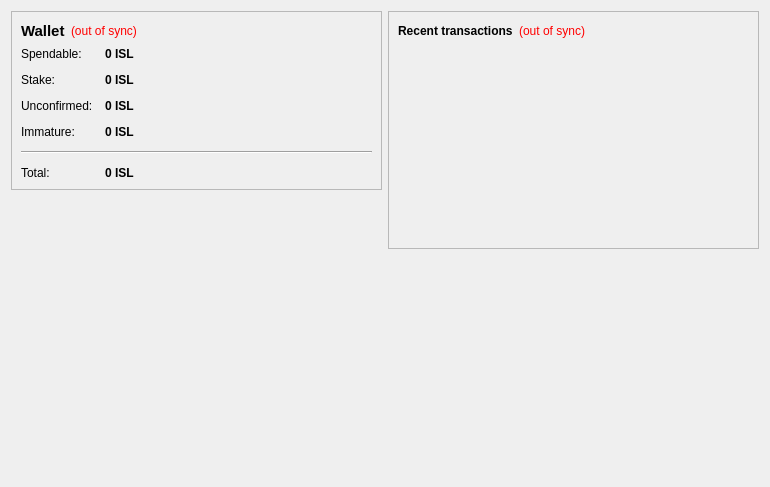
<?xml version="1.0" encoding="UTF-8"?>
<ui version="4.0">
 <class>OverviewPage</class>
 <widget class="QWidget" name="OverviewPage">
  <property name="geometry">
   <rect>
    <x>0</x>
    <y>0</y>
    <width>770</width>
    <height>487</height>
   </rect>
  </property>
  <property name="windowTitle">
   <string>Form</string>
  </property>
  <layout class="QHBoxLayout" name="horizontalLayout" stretch="1,1">
   <item>
    <layout class="QVBoxLayout" name="verticalLayout_2">
     <item>
      <widget class="QFrame" name="frame">
       <property name="frameShape">
        <enum>QFrame::StyledPanel</enum>
       </property>
       <property name="frameShadow">
        <enum>QFrame::Raised</enum>
       </property>
       <layout class="QVBoxLayout" name="verticalLayout_4">
        <item>
         <layout class="QHBoxLayout" name="horizontalLayout_4">
          <item>
           <widget class="QLabel" name="label_5">
            <property name="font">
             <font>
              <pointsize>11</pointsize>
              <weight>75</weight>
              <bold>true</bold>
             </font>
            </property>
            <property name="text">
             <string>Wallet</string>
            </property>
           </widget>
          </item>
          <item>
           <widget class="QLabel" name="labelWalletStatus">
            <property name="toolTip">
             <string>The displayed information may be out of date. Your wallet automatically synchronizes with the IslaCoin network after a connection is established, but this process has not completed yet.</string>
            </property>
            <property name="styleSheet">
             <string notr="true">QLabel { color: red; }</string>
            </property>
            <property name="text">
             <string notr="true">(out of sync)</string>
            </property>
            <property name="alignment">
             <set>Qt::AlignLeading|Qt::AlignLeft|Qt::AlignVCenter</set>
            </property>
           </widget>
          </item>
          <item>
           <spacer name="horizontalSpacer_2">
            <property name="orientation">
             <enum>Qt::Horizontal</enum>
            </property>
            <property name="sizeHint" stdset="0">
             <size>
              <width>40</width>
              <height>20</height>
             </size>
            </property>
           </spacer>
          </item>
         </layout>
        </item>
        <item>
         <layout class="QFormLayout" name="formLayout_2">
          <property name="fieldGrowthPolicy">
           <enum>QFormLayout::AllNonFixedFieldsGrow</enum>
          </property>
          <property name="horizontalSpacing">
           <number>12</number>
          </property>
          <property name="verticalSpacing">
           <number>12</number>
          </property>
          <item row="0" column="0">
           <widget class="QLabel" name="label">
            <property name="text">
             <string>Spendable:</string>
            </property>
           </widget>
          </item>
          <item row="0" column="1">
           <widget class="QLabel" name="labelBalance">
            <property name="font">
             <font>
              <weight>75</weight>
              <bold>true</bold>
             </font>
            </property>
            <property name="cursor">
             <cursorShape>IBeamCursor</cursorShape>
            </property>
            <property name="toolTip">
             <string>Your current spendable balance</string>
            </property>
            <property name="text">
             <string notr="true">0 ISL</string>
            </property>
            <property name="textInteractionFlags">
             <set>Qt::LinksAccessibleByMouse|Qt::TextSelectableByKeyboard|Qt::TextSelectableByMouse</set>
            </property>
           </widget>
          </item>
          <item row="1" column="0">
           <widget class="QLabel" name="label_6">
            <property name="text">
             <string>Stake:</string>
            </property>
           </widget>
          </item>
          <item row="1" column="1">
           <widget class="QLabel" name="labelStake">
            <property name="font">
             <font>
              <weight>75</weight>
              <bold>true</bold>
             </font>
            </property>
            <property name="cursor">
             <cursorShape>IBeamCursor</cursorShape>
            </property>
            <property name="toolTip">
             <string>Total of coins that was staked, and do not yet count toward the current balance</string>
            </property>
            <property name="text">
             <string notr="true">0 ISL</string>
            </property>
            <property name="textInteractionFlags">
             <set>Qt::LinksAccessibleByMouse|Qt::TextSelectableByKeyboard|Qt::TextSelectableByMouse</set>
            </property>
           </widget>
          </item>
          <item row="2" column="0">
           <widget class="QLabel" name="label_3">
            <property name="text">
             <string>Unconfirmed:</string>
            </property>
           </widget>
          </item>
          <item row="2" column="1">
           <widget class="QLabel" name="labelUnconfirmed">
            <property name="font">
             <font>
              <weight>75</weight>
              <bold>true</bold>
             </font>
            </property>
            <property name="cursor">
             <cursorShape>IBeamCursor</cursorShape>
            </property>
            <property name="toolTip">
             <string>Total of transactions that have yet to be confirmed, and do not yet count toward the current balance</string>
            </property>
            <property name="text">
             <string notr="true">0 ISL</string>
            </property>
            <property name="textInteractionFlags">
             <set>Qt::LinksAccessibleByMouse|Qt::TextSelectableByKeyboard|Qt::TextSelectableByMouse</set>
            </property>
           </widget>
          </item>
          <item row="3" column="0">
           <widget class="QLabel" name="labelImmatureText">
            <property name="text">
             <string>Immature:</string>
            </property>
           </widget>
          </item>
          <item row="3" column="1">
           <widget class="QLabel" name="labelImmature">
            <property name="font">
             <font>
              <weight>75</weight>
              <bold>true</bold>
             </font>
            </property>
            <property name="toolTip">
             <string>Mined balance that has not yet matured</string>
            </property>
            <property name="text">
             <string notr="true">0 ISL</string>
            </property>
            <property name="textInteractionFlags">
             <set>Qt::LinksAccessibleByMouse|Qt::TextSelectableByKeyboard|Qt::TextSelectableByMouse</set>
            </property>
           </widget>
          </item>
          <item row="4" column="0" colspan="2">
           <widget class="Line" name="line">
            <property name="orientation">
             <enum>Qt::Horizontal</enum>
            </property>
           </widget>
          </item>
          <item row="5" column="0">
           <widget class="QLabel" name="labelTotalText">
            <property name="text">
             <string>Total:</string>
            </property>
           </widget>
          </item>
          <item row="5" column="1">
           <widget class="QLabel" name="labelTotal">
            <property name="font">
             <font>
              <weight>75</weight>
              <bold>true</bold>
             </font>
            </property>
            <property name="cursor">
             <cursorShape>IBeamCursor</cursorShape>
            </property>
            <property name="toolTip">
             <string>Your current total balance</string>
            </property>
            <property name="text">
             <string notr="true">0 ISL</string>
            </property>
            <property name="textInteractionFlags">
             <set>Qt::LinksAccessibleByMouse|Qt::TextSelectableByKeyboard|Qt::TextSelectableByMouse</set>
            </property>
           </widget>
          </item>
         </layout>
        </item>
       </layout>
      </widget>
     </item>
     <item>
      <spacer name="verticalSpacer">
       <property name="orientation">
        <enum>Qt::Vertical</enum>
       </property>
       <property name="sizeHint" stdset="0">
        <size>
         <width>20</width>
         <height>40</height>
        </size>
       </property>
      </spacer>
     </item>
     <item>
      <widget class="QLabel" name="label_2">
       <property name="autoFillBackground">
        <bool>true</bool>
       </property>
       <property name="text">
        <string/>
       </property>
       <property name="pixmap">
        <pixmap resource="../bitcoin.qrc">:/icons/drmbg</pixmap>
       </property>
       <property name="scaledContents">
        <bool>false</bool>
       </property>
       <property name="margin">
        <number>0</number>
       </property>
      </widget>
     </item>
    </layout>
   </item>
   <item>
    <layout class="QVBoxLayout" name="verticalLayout_3">
     <item>
      <widget class="QFrame" name="frame_2">
       <property name="frameShape">
        <enum>QFrame::StyledPanel</enum>
       </property>
       <property name="frameShadow">
        <enum>QFrame::Raised</enum>
       </property>
       <layout class="QVBoxLayout" name="verticalLayout">
        <item>
         <layout class="QHBoxLayout" name="horizontalLayout_2">
          <item>
           <widget class="QLabel" name="label_4">
            <property name="text">
             <string>&lt;b&gt;Recent transactions&lt;/b&gt;</string>
            </property>
           </widget>
          </item>
          <item>
           <widget class="QLabel" name="labelTransactionsStatus">
            <property name="toolTip">
             <string>The displayed information may be out of date. Your wallet automatically synchronizes with the IslaCoin network after a connection is established, but this process has not completed yet.</string>
            </property>
            <property name="styleSheet">
             <string notr="true">QLabel { color: red; }</string>
            </property>
            <property name="text">
             <string notr="true">(out of sync)</string>
            </property>
            <property name="alignment">
             <set>Qt::AlignRight|Qt::AlignTrailing|Qt::AlignVCenter</set>
            </property>
           </widget>
          </item>
          <item>
           <spacer name="horizontalSpacer">
            <property name="orientation">
             <enum>Qt::Horizontal</enum>
            </property>
            <property name="sizeHint" stdset="0">
             <size>
              <width>40</width>
              <height>20</height>
             </size>
            </property>
           </spacer>
          </item>
         </layout>
        </item>
        <item>
         <widget class="QListView" name="listTransactions">
          <property name="styleSheet">
           <string notr="true">QListView { background: transparent; }</string>
          </property>
          <property name="frameShape">
           <enum>QFrame::NoFrame</enum>
          </property>
          <property name="verticalScrollBarPolicy">
           <enum>Qt::ScrollBarAlwaysOff</enum>
          </property>
          <property name="horizontalScrollBarPolicy">
           <enum>Qt::ScrollBarAlwaysOff</enum>
          </property>
          <property name="selectionMode">
           <enum>QAbstractItemView::NoSelection</enum>
          </property>
         </widget>
        </item>
       </layout>
      </widget>
     </item>
     <item>
      <spacer name="verticalSpacer_2">
       <property name="orientation">
        <enum>Qt::Vertical</enum>
       </property>
       <property name="sizeHint" stdset="0">
        <size>
         <width>20</width>
         <height>40</height>
        </size>
       </property>
      </spacer>
     </item>
    </layout>
   </item>
  </layout>
 </widget>
 <resources/>
 <connections/>
</ui>
